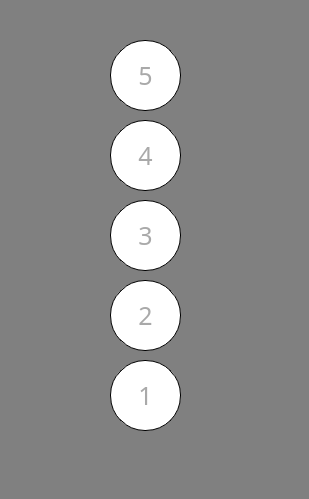
<?xml version="1.0" encoding="UTF-8"?>
<ui version="4.0">
 <class>MainWindow</class>
 <widget class="QMainWindow" name="mainwidget">
  <property name="geometry">
   <rect>
    <x>0</x>
    <y>0</y>
    <width>309</width>
    <height>499</height>
   </rect>
  </property>
  <property name="windowTitle">
   <string>MainWindow</string>
  </property>
  <property name="styleSheet">
   <string notr="true">background:grey;</string>
  </property>
  <widget class="QWidget" name="centralwidget">
   <widget class="QPushButton" name="fifthButton">
    <property name="geometry">
     <rect>
      <x>110</x>
      <y>40</y>
      <width>71</width>
      <height>71</height>
     </rect>
    </property>
    <property name="styleSheet">
     <string notr="true">#fifthButton {
border: 1px solid black;
border-radius: 35px;
color: darkgrey;
font-size: 25px;
background: white;
font-family: Menlo;
}
#fifthButton:hover {
color: green;
}
#fifthButton:pressed {
font-size: 27px;
background: silver;
}</string>
    </property>
    <property name="text">
     <string>5</string>
    </property>
   </widget>
   <widget class="QPushButton" name="fourthButton">
    <property name="geometry">
     <rect>
      <x>110</x>
      <y>120</y>
      <width>71</width>
      <height>71</height>
     </rect>
    </property>
    <property name="styleSheet">
     <string notr="true">#fourthButton {
border: 1px solid black;
border-radius: 35px;
color: darkgrey;
font-size: 25px;
background: white;
font-family: Menlo;
}
#fourthButton:hover {
color: green;
}
#fourthButton:pressed {
font-size: 27px;
background: silver;
}</string>
    </property>
    <property name="text">
     <string>4</string>
    </property>
   </widget>
   <widget class="QPushButton" name="thirdButton">
    <property name="geometry">
     <rect>
      <x>110</x>
      <y>200</y>
      <width>71</width>
      <height>71</height>
     </rect>
    </property>
    <property name="styleSheet">
     <string notr="true">#thirdButton {
border: 1px solid black;
border-radius: 35px;
color: darkgrey;
font-size: 25px;
background: white;
font-family: Menlo;
}
#thirdButton:hover {
color: green;
}
#thirdButton:pressed {
font-size: 27px;
background: silver;
}</string>
    </property>
    <property name="text">
     <string>3</string>
    </property>
   </widget>
   <widget class="QPushButton" name="secondButton">
    <property name="geometry">
     <rect>
      <x>110</x>
      <y>280</y>
      <width>71</width>
      <height>71</height>
     </rect>
    </property>
    <property name="styleSheet">
     <string notr="true">#secondButton {
border: 1px solid black;
border-radius: 35px;
color: darkgrey;
font-size: 25px;
background: white;
font-family: Menlo;
}
#secondButton:hover {
color: green;
}
#secondButton:pressed {
font-size: 27px;
background: silver;
}</string>
    </property>
    <property name="text">
     <string>2</string>
    </property>
   </widget>
   <widget class="QPushButton" name="firstButton">
    <property name="geometry">
     <rect>
      <x>110</x>
      <y>360</y>
      <width>71</width>
      <height>71</height>
     </rect>
    </property>
    <property name="styleSheet">
     <string notr="true">#firstButton {
border: 1px solid black;
border-radius: 35px;
color: darkgrey;
font-size: 25px;
background: white;
font-family: Menlo;
}
#firstButton:hover {
color: green;
}
#firstButton:pressed {
font-size: 27px;
background: silver;
}</string>
    </property>
    <property name="text">
     <string>1</string>
    </property>
   </widget>
  </widget>
 </widget>
 <resources/>
 <connections/>
</ui>
